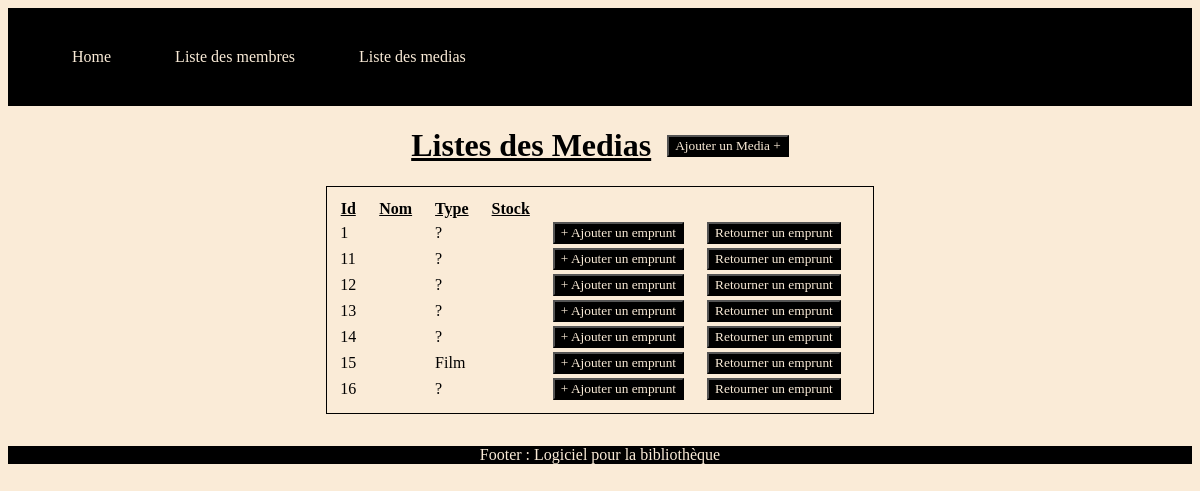
The app's page /bibliothecaire/listemedias/, older data.
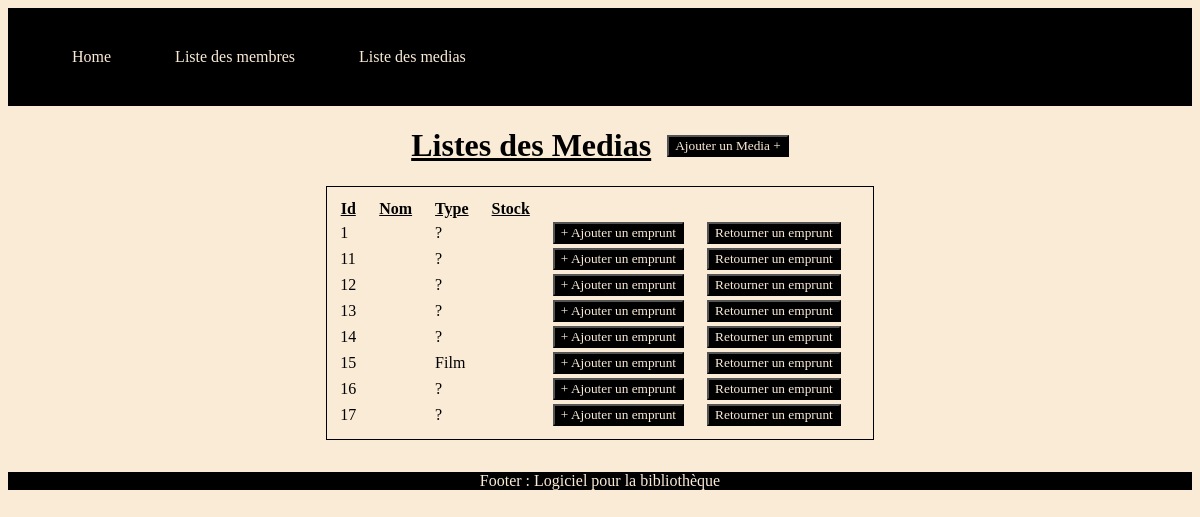
The same page, newer data.
### bibliothecaire/models.py (models this page shows)
class Media(models.Model):
    name = models.fields.CharField(max_length=150)
    type = models.CharField(max_length=150)
    stock = models.CharField(max_length=150)

### bibliothecaire/views.py (the view)
# urls.py: path('listemedias/', views.listemedias, name='listemedias'),
def listemedias(request):
    medias = Media.objects.all()
    return render(request, 'media/listsMedia.html',
                  {'medias': medias})

### bibliothecaire/templates/media/listsMedia.html
{% extends '../base.html' %}
{% block content %}
<div class="media">
    <div class="titre">
            <h1>Listes des Medias</h1>
    <button><a href="{% url 'bibliothecaire:ajoutmedia' %}">Ajouter un Media +</a></button>
    </div>
    <table>
        <thead>
            <th><u>Id</u></th>
            <th><u>Nom</u></th>
            <th><u>Type</u></th>
            <th><u>Stock</u></th>
            <th></th>
        </thead>
        <tbody>
           {% for media in medias %}
           <tr>
               <td>{{ media.id }}</td>
               <td>{{ media.name }}</td>
               <td>{{ media.type }}</td>
               <td>{{ media.stock }}</td>
               <td><button><a href="{% url 'bibliothecaire:ajoutemprunt' media.id %}">+ Ajouter un emprunt</a></button></td>
               <td><button><a>Retourner un emprunt</a></button></td>
           </tr>
           {% endfor %}
        </tbody>
    </table>
</div>
{% endblock content %}

Row changes from the older to the newer data that the page shows:
added Media: id "17", type "?"
